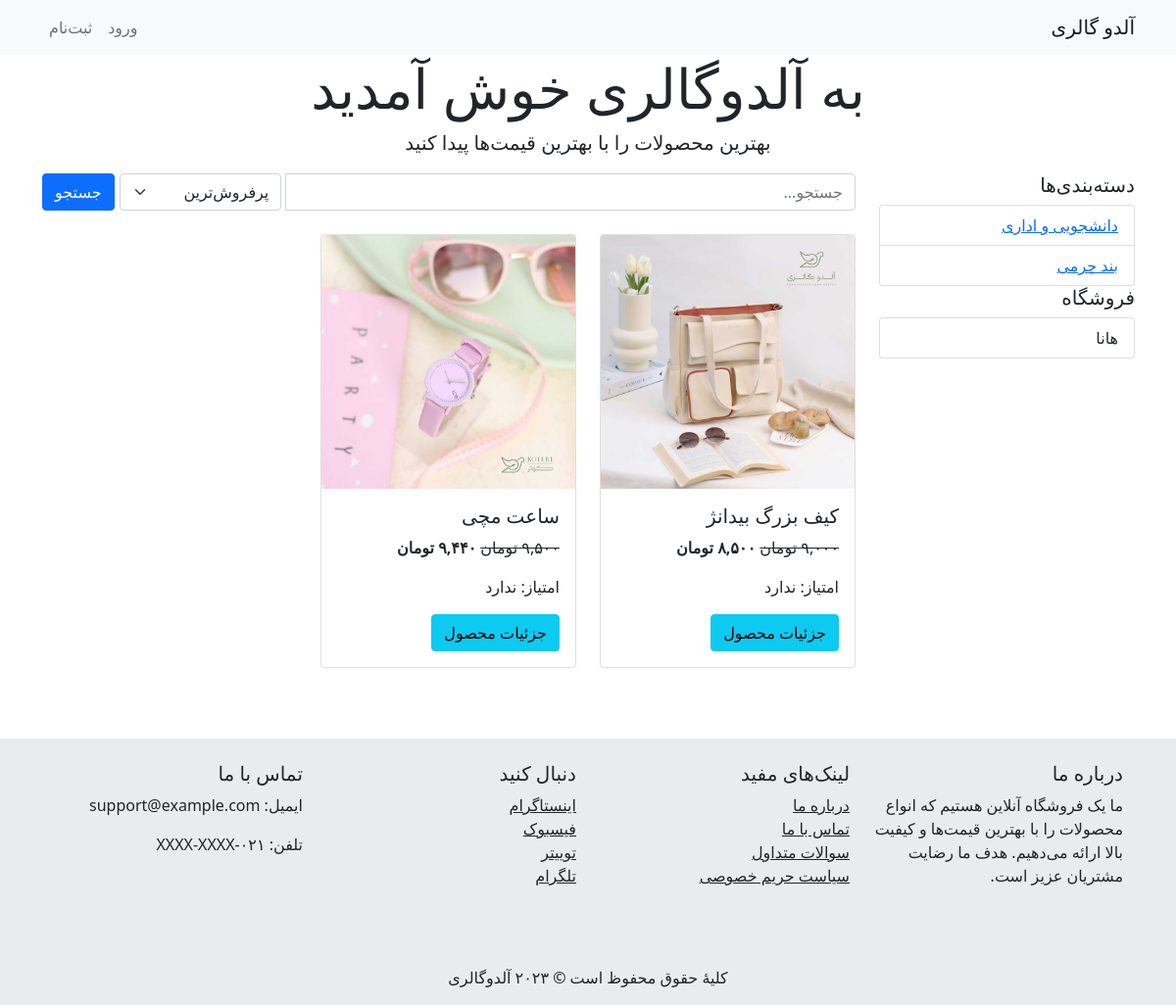
/seller/4/, run on the app's committed database.
### vendors/models.py (models this page shows, shortened)
class Category(models.Model):
    name = models.CharField(max_length=100)
    seller = models.ForeignKey('accounts.SellerProfile', on_delete=models.CASCADE)

class Product(models.Model):
    name = models.CharField(max_length=255)
    description = models.TextField()
    price = models.DecimalField(max_digits=10, decimal_places=0)
    sales_count = models.PositiveIntegerField(default=0)
    discount = models.DecimalField(max_digits=10, default=0, decimal_places=0)
    category = models.ForeignKey(Category, on_delete=models.CASCADE)
    seller = models.ForeignKey('accounts.SellerProfile', on_delete=models.CASCADE)
    created_at = jmodels.jDateTimeField(auto_now_add=True)  # datetime in jalali #datetime
    updated_at = jmodels.jDateTimeField(auto_now_add=True)  # datetime in jalali
    image = models.ImageField(upload_to='product_images/', null=True, blank=True)  # فیلد جدید برای تصویر

### accounts/models.py (models this page shows)
class SellerProfile(models.Model):
    GENDER_TYPE_CHOICES = (
        (1, 'مرد'),
        (2, 'زن'),
    )
    user = models.OneToOneField(User, on_delete=models.CASCADE)
    first_name = models.CharField(max_length=255)
    last_name = models.CharField(max_length=255)
    gender = models.PositiveSmallIntegerField(choices=GENDER_TYPE_CHOICES, blank=True, null=True)
    shop_name = models.CharField(max_length=255)
    shop_address = models.TextField()

### main/views.py (the view, shortened to what this page needs)
# urls.py: path('seller/<int:id>/', seller_detail, name='seller_detail'),  # URL برای نمایش جزئیات فروشگاه
def seller_detail(request, id):
    seller = SellerProfile.objects.get(id=id)
    categories = Category.objects.filter(seller_id=id)
    search_query = request.GET.get('search', '')
    sort_option = request.GET.get('sort', '')
    products = Product.objects.filter(seller_id=id).annotate(average_rating=Avg('reviews__rating'))
    if search_query:
        products = products.filter(name__icontains=search_query)
    if sort_option == 'best_selling':
        products = products.order_by('-sales_count')
    elif sort_option == 'highest_rated':
        products = products.order_by('-average_rating')  # استفاده از میانگین امتیاز محاسبه شده
    elif sort_option == 'most_expensive':
        products = products.order_by('-price')
    elif sort_option == 'cheapest':
        products = products.order_by('price')
    if products:
        for product in products:
            discount = Discount.objects.filter(product=product).first()
            average_rating = product.reviews.aggregate(Avg('rating'))['rating__avg'] or 0
            dis_val = discount.value
            dis_type = discount.discount_type
            if dis_val > 0 and dis_type == 'percentage':
                product.final_price = product.price * (1 - (dis_val / 100))
            elif dis_val > 0 and dis_type == 'fixed':
                product.final_price = product.price - dis_val
            else:
                product.final_price = product.price
        user_type = request.user.user_type if request.user.is_authenticated else None
        return render(request, 'main/seller_detail.html', {
            'products': products,
            'categories': categories,
            'seller': seller,
            'user_type': user_type,
            'dis_val': dis_val,
            'dis_type': dis_type,
            'average_rating': average_rating,
        })

### customers/templatetags/custom_filters.py (called while the page is built)
def to_persian_number(number):
    persian_digits = ['۰', '۱', '۲', '۳', '۴', '۵', '۶', '۷', '۸', '۹']
    number_str = ''.join(c for c in str(number) if c.isdigit())
    return ''.join(persian_digits[int(digit)] for digit in number_str)

def separate_thousands(number):
    number_str = str(number)[::-1]  # معکوس کردن رشته
    grouped = [number_str[i:i + 3] for i in range(0, len(number_str), 3)]
    return ','.join(grouped)[::-1]  # مجدداً معکوس کردن رشته

@register.filter
def pnumber_style(value):
    persian_number = to_persian_number(value)
    separated_number = separate_thousands(persian_number)
    return separated_number

### templates/main/seller_detail.html (shortened to what this page needs)
{% extends 'main/base.html' %}
{% load custom_filters %}
{% block content %}
<div class="jumbotron text-center">
    <h1 class="display-4">به  آلدوگالری خوش آمدید</h1>
    <p class="lead">بهترین محصولات را با بهترین قیمت‌ها پیدا کنید</p>
</div>
<div class="row mb-4">
    <div class="col-md-3">
        <h5>دسته‌بندی‌ها</h5>
        <ul class="list-group">
            {% for category in categories %}
                <li class="list-group-item">
                    <a href="{% url 'category_products' category.id %}">{{ category.name }}</a>
                </li>
            {% endfor %}
        </ul>
        <h5>فروشگاه</h5>
        <ul class="list-group">
                <li class="list-group-item">
                   {{ seller.shop_name }}
                </li>
        </ul>
    </div>
    <div class="col-md-9">
        <form method="GET" action="{% url 'home' %}" class="mb-4">
            <div class="input-group">
                <input type="text" name="search" placeholder="جستجو..." class="form-control" style="flex: 0 0 70%;" />
                <div class="input-group-append d-flex" style="flex: 0 0 30%;">
                    <select name="sort" class="form-select" style="margin-right: 5px;">
                        <option value="best_selling">پرفروش‌ترین</option>
                    </select>
                    <button type="submit" class="btn btn-primary" style="margin-right: 5px;">جستجو</button>
                </div>
            </div>
        </form>
        <div class="row">
            {% for product in products %}
            <div class="col-md-4 mb-4">
                <div class="card">
                    {% if product.image %}
                        <img src="{{ product.image.url }}" alt="{{ product.name }}" class="card-img-top">
                    {% endif %}
                    <div class="card-body">
                        <h5 class="card-title">{{ product.name }}</h5>
                        {% if dis_val > 0 %}
                            <p class="card-text"><s>{{ product.price|pnumber_style }} تومان</s> <strong>{{ product.final_price|pnumber_style }} تومان</strong></p>
                        {% else %}
                            <p class="card-text">{{ product.price|pnumber_style }} تومان</p>
                        {% endif %}
                        <p class="card-text">امتیاز: {{ average_rating|default:"ندارد" }}</p>
                        <a href="{% url 'product_detail' product.id %}" class="btn btn-info">جزئیات محصول</a>
                    </div>
                </div>
            </div>
            {% endfor %}
        </div>
    </div>
</div>
{% endblock %}

### data on the page
Category: name "دانشجویی و اداری"
Category: name "بند چرمی"
SellerProfile: shop_name "هانا"
Product: image (picture), name "کیف بزرگ بیدانژ", price|pnumber_style "۹,۰۰۰", final_price|pnumber_style "۸,۵۰۰", average_rating "ندارد"
Product: image (picture), name "ساعت مچی", price|pnumber_style "۹,۵۰۰", final_price|pnumber_style "۹,۴۴۰", average_rating "ندارد"
